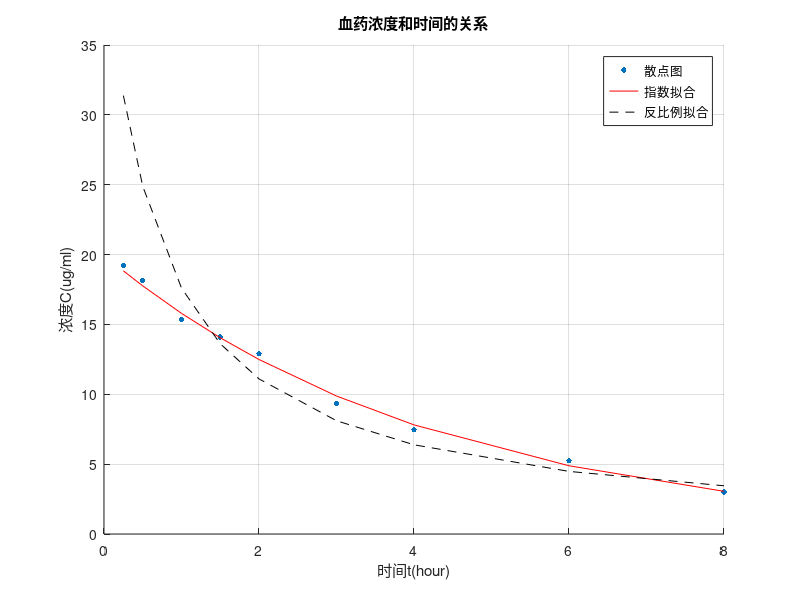

Reproduce this figure in MATLAB.
clear all
t=[0.25 0.5 1 1.5 2 3 4 6 8];
c=[19.21 18.15 15.36 14.10 12.89 9.32 7.45 5.24 3.01];

X1=t;
Y1=log(c);
m1=polyfit(X1,Y1,1);
b1=-m1(1);
A1=m1(2);
a1=exp(A1);
y1=a1*exp(-b1*t);%指数拟合浓度
M1=abs(y1-c)./c;%指数拟合的相对误差
Max1=max(M1);%指数拟合的最大相对误差
Ave1=mean(M1);%指数拟合的平均相对误差

X2=t;
Y2=1./c;
m2=polyfit(X2,Y2,1);
a2=m2(1);
b2=m2(2);
y2=1./(a2*t+b2);%双曲拟合浓度
M2=abs(y2-c)./c;%双曲拟合的相对误差
Max2=max(M2);%双曲拟合的最大相对误差
Ave2=mean(M2);%双曲拟合的平均相对误差

%图形绘制
hold on
scatter(t,c,15,'red','filled');
grid;
plot(t,y1,'r-');
plot(t,y2,'k--');
hold off
legend('散点图','指数拟合','反比例拟合');
title('血药浓度和时间的关系');
xlabel('时间t(hour)');
ylabel('浓度C(ug/ml)');
